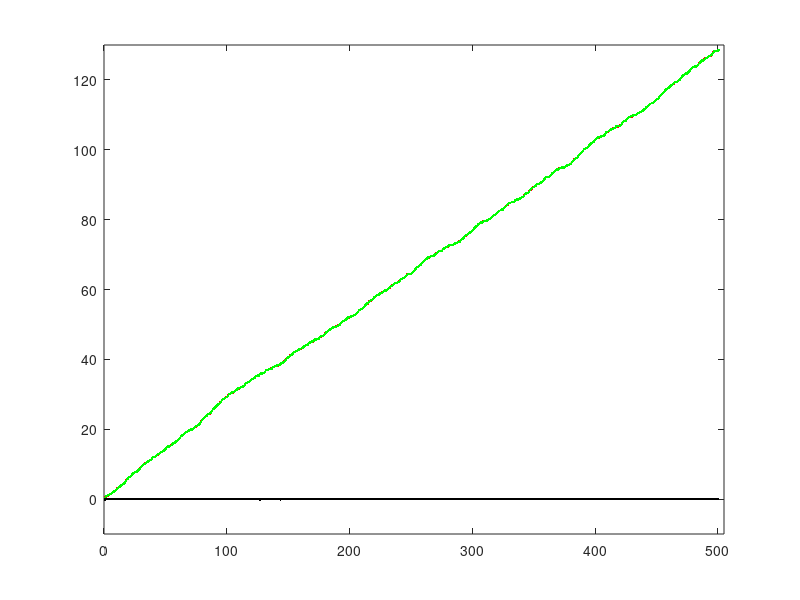

Reproduce this figure in MATLAB.
%{
    Author: Sai Himal Allu
    Course: ECN-614
    Instructor: Dr Debashis Ghosh
    Email: sallu@ec.iitr.ac.in

    The following module is intended to be a part of the solution set to an ECN-614 
    assignement that was undertaken by the author as a part of his regular coursework 
    for Spring 2020 semester. Duplication of any part of this assignment without the 
    prior permission of the author is strictly prohibited.
%}

%{
    Question:
        Given the measured positions s(k) at time instants k = 1, 2, ..., a Kalman filter is used
        to recursively estimate the position and velocity of the truck at all times. Write a
        MATLAB program for the same.
        Generate an arbitrary test sequence of 500 samples of measured truck positions as
        s(k) = s(k − 1) + r(k), 1 ≤ k ≤ 500, where r(k) is a random number distributed
        uniformly in the range 0 to 0.5, and s(0) = 0.
        Assuming that the initial state distribution is Gaussian with zero mean and identity
        covariance matrix, i.e. N (0, I), run the above program to estimate the position of the
        truck at all times till k = 501. Hence, plot the measured path of the truck, estimated
        path and the error in estimating the position of the truck.

%}

%{
    Solution Idea:
        Generate the observed positions of the truck by using the relation given in the question.
        Use the Kalman filter principles to estimate the actual position of the truck. These positions 
        are then plotted. The Kalman filter principles which are used in this solution set uses the 
        relations found from the official Matlab site.

%}

clear all;
clc;
clf;

%%define the meta-variables
duration = 500                                                  %number of samples
dt = 1;                                                         %sampling interval

F = [1 dt; 0 1] ;                                               %state transition matrix
C = [1 0];                                                      %measurement matrix

%%initial distribution of states is over a N(0, I) 
mu = [0 0];
sigma = [1 0; 0 1];
rng('default')                                                  %set seed for reproducibility
Q_estimate = mvnrnd(mu, sigma, 1);                              %simulate a initial state from N(0, I)
Q_estimate = Q_estimate';

G = zeros(2, 1);                                                %initialize kalman gain
K = eye(2);                                                     %initialize the K matrix
Ez = 0.25;                                                      %covariance matrix for gps error
Ex = 1 * [dt^4/4 dt^3/2; dt^3/2 dt^2];                          %covariance error matrix for acceleration  


%Generate the measured values for the positions
rng(0, 'twister')                                               %set seed for reproducability
r = 0.5 .* rand(duration, 1);                                   %uniform distribution between 0 and 0.5
S_measured = zeros(duration, 1); 

for k=1:duration
    if k == 1
        S_measured(k) = r(k);
    else
        S_measured(k) = S_measured(k-1) + r(k);
    end
end

disp("Run the Kalman filtering on the measured positions");

S_estimate = [];                                                %array for storing kalman estimated values of truck position
vel_estimate = [];                                              %array for stroing kalman estimated values of truck velocity

for t = 1:dt:(duration+1)
    
    Q_estimate = F * Q_estimate;                                %estimate the value of the state
    
    if t == (duration+1)                                        %specific if-else clause to estimate the value for t = 501
        S_estimate = [S_estimate; Q_estimate(1)];
        break;
    end
    
    K = F * K * F' + Ex;
    
    G = K * C' * inv(C*K*C'+Ez);                                %kalman Gain
    
    
    Q_estimate = Q_estimate + G  ...                            %update the state estimate.
    *(S_measured(t) - C * Q_estimate);
     
    K =  (eye(2)-G*C)*K;                                        %update the covariance estimate
    
    
    S_estimate = [S_estimate; Q_estimate(1)];                   %store position estimate for plotting
    vel_estimate = [vel_estimate; Q_estimate(2)];               %store velocity estimate for plotting

end


error_sig = S_estimate(1:500) - S_measured;                     %compute the error between the measured positions and the estimated positions                         

% Plot the results
figure(1);
plot(S_measured, '-r.'); hold on; 
plot(S_estimate, '-g.'); 
plot(error_sig,  '-k.'); hold off;  
axis([0 505 -10 130])